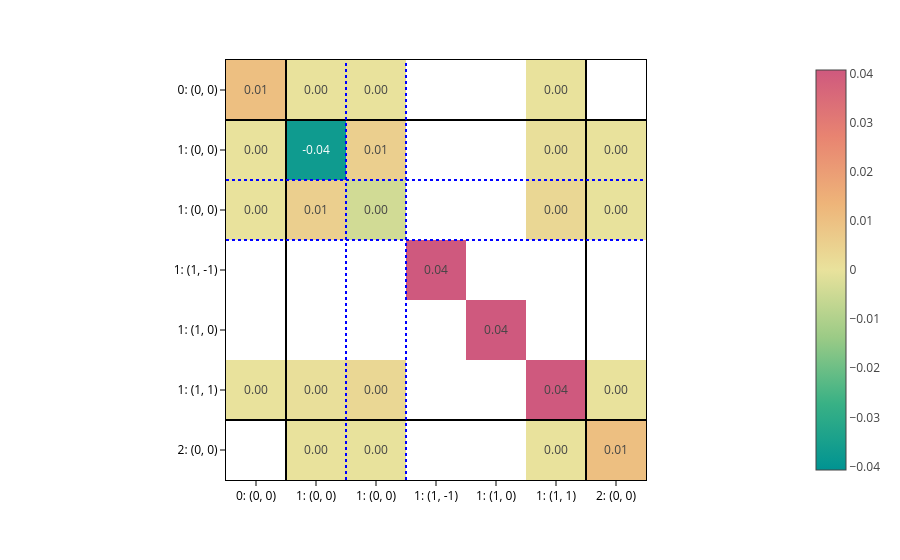
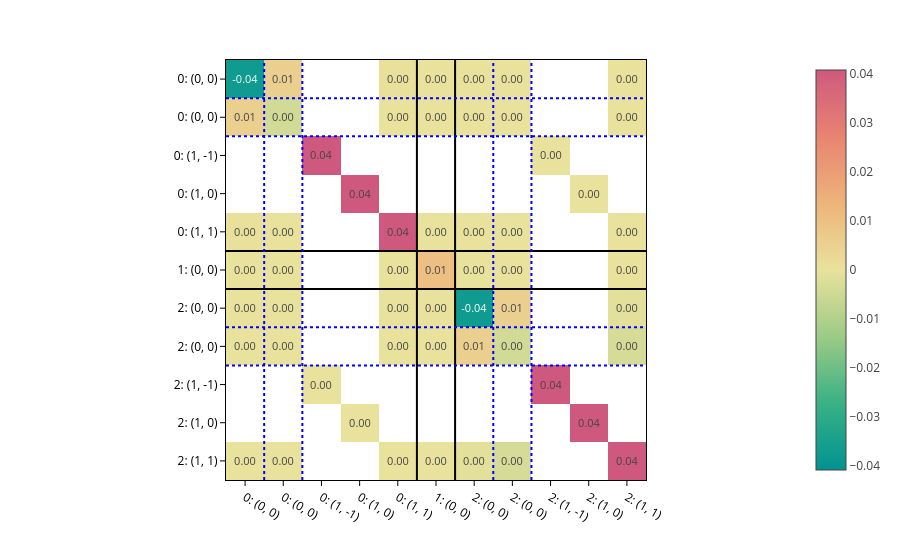

Source (notebook cell) for these figures, in order:
### Markdown cell above
You can of course plot the predicted matrices:

### Code cell
matrices = processor.matrix_from_data(data, predictions=out)

for config, matrix in zip(configs, matrices):
    plot_basis_matrix(
        matrix,
        config,
        point_lines={"color": "black"},
        basis_lines={"color": "blue"},
        colorscale="temps",
        text=".2f",
        basis_labels=True,
    ).show()

### Figure 1 — Plotly figure (JSON) as saved in the notebook; plotly's stock layout.template omitted (floating-point values rounded to 4 significant figures)
{"data": [{"coloraxis": "coloraxis", "hovertemplate": "x: %{x}<br>y: %{y}<br>color: %{z}<extra></extra>", "name": "0", "texttemplate": "%{z:.2f}", "type": "heatmap", "xaxis": "x", "yaxis": "y", "z": [[0.0104, -9.869e-06, -1.177e-05, null, null, 1.098e-06, null], [-9.869e-06, -0.03711, 0.005495, null, null, 0.0007489, -8.732e-05], [-1.177e-05, 0.005495, -0.004171, null, null, 0.003185, -0.0001065], [null, null, null, 0.0407, null, null, null], [null, null, null, null, 0.0407, null, null], [1.098e-06, 0.0007489, 0.003185, null, null, 0.04064, -2.578e-05], [null, -8.732e-05, -0.0001065, null, null, -2.578e-05, 0.01038]]}], "layout": {"coloraxis": {"cmid": 0, "colorscale": [[0, "rgb(0, 147, 146)"], [0.1667, "rgb(57, 177, 133)"], [0.3333, "rgb(156, 203, 134)"], [0.5, "rgb(233, 226, 156)"], [0.6667, "rgb(238, 180, 121)"], [0.8333, "rgb(232, 132, 113)"], [1, "rgb(207, 89, 126)"]]}, "margin": {"t": 60}, "shapes": [{"line": {"color": "black"}, "type": "line", "x0": 0, "x1": 1, "xref": "x domain", "y0": 0.5, "y1": 0.5, "yref": "y"}, {"line": {"color": "black"}, "type": "line", "x0": 0.5, "x1": 0.5, "xref": "x", "y0": 0, "y1": 1, "yref": "y domain"}, {"line": {"color": "black"}, "type": "line", "x0": 0, "x1": 1, "xref": "x domain", "y0": 5.5, "y1": 5.5, "yref": "y"}, {"line": {"color": "black"}, "type": "line", "x0": 5.5, "x1": 5.5, "xref": "x", "y0": 0, "y1": 1, "yref": "y domain"}, {"line": {"color": "blue", "dash": "dot"}, "type": "line", "x0": 0, "x1": 1, "xref": "x domain", "y0": 1.5, "y1": 1.5, "yref": "y"}, {"line": {"color": "blue", "dash": "dot"}, "type": "line", "x0": 1.5, "x1": 1.5, "xref": "x", "y0": 0, "y1": 1, "yref": "y domain"}, {"line": {"color": "blue", "dash": "dot"}, "type": "line", "x0": 0, "x1": 1, "xref": "x domain", "y0": 2.5, "y1": 2.5, "yref": "y"}, {"line": {"color": "blue", "dash": "dot"}, "type": "line", "x0": 2.5, "x1": 2.5, "xref": "x", "y0": 0, "y1": 1, "yref": "y domain"}], "xaxis": {"anchor": "y", "constrain": "domain", "domain": [0, 1], "scaleanchor": "y", "ticktext": ["0: (0, 0)", "1: (0, 0)", "1: (0, 0)", "1: (1, -1)", "1: (1, 0)", "1: (1, 1)", "2: (0, 0)"], "tickvals": [0, 1, 2, 3, 4, 5, 6]}, "yaxis": {"anchor": "x", "autorange": "reversed", "constrain": "domain", "domain": [0, 1], "ticktext": ["0: (0, 0)", "1: (0, 0)", "1: (0, 0)", "1: (1, -1)", "1: (1, 0)", "1: (1, 1)", "2: (0, 0)"], "tickvals": [0, 1, 2, 3, 4, 5, 6]}}}

### Figure 2 — Plotly figure (JSON) as saved in the notebook; plotly's stock layout.template omitted (floating-point values rounded to 4 significant figures)
{"data": [{"coloraxis": "coloraxis", "hovertemplate": "x: %{x}<br>y: %{y}<br>color: %{z}<extra></extra>", "name": "0", "texttemplate": "%{z:.2f}", "type": "heatmap", "xaxis": "x", "yaxis": "y", "z": [[-0.03721, 0.005512, null, null, 0.0004042, -9.836e-06, -5.527e-09, -1.001e-07, null, null, -7.16e-10], [0.005512, -0.004135, null, null, 0.0001279, -1.173e-05, -1.002e-07, 7.635e-09, null, null, 8.151e-12], [null, null, 0.04079, null, null, null, null, null, 7.47e-08, null, null], [null, null, null, 0.04079, null, null, null, null, null, 7.47e-08, null], [0.0004042, 0.0001279, null, null, 0.04076, -9.635e-07, 2.015e-09, 5.633e-10, null, null, 2.109e-08], [-9.836e-06, -1.173e-05, null, null, -9.635e-07, 0.01026, -8.69e-05, -0.0001065, null, null, 2.478e-05], [-5.527e-09, -1.002e-07, null, null, 2.015e-09, -8.69e-05, -0.03714, 0.005514, null, null, -0.001167], [-1.001e-07, 7.635e-09, null, null, 5.633e-10, -0.0001065, 0.005514, -0.004129, null, null, -0.003349], [null, null, 7.47e-08, null, null, null, null, null, 0.04076, null, null], [null, null, null, 7.47e-08, null, null, null, null, null, 0.04076, null], [-7.16e-10, 8.151e-12, null, null, 2.109e-08, 2.478e-05, -0.001167, -0.003349, null, null, 0.04079]]}], "layout": {"coloraxis": {"cmid": 0, "colorscale": [[0, "rgb(0, 147, 146)"], [0.1667, "rgb(57, 177, 133)"], [0.3333, "rgb(156, 203, 134)"], [0.5, "rgb(233, 226, 156)"], [0.6667, "rgb(238, 180, 121)"], [0.8333, "rgb(232, 132, 113)"], [1, "rgb(207, 89, 126)"]]}, "margin": {"t": 60}, "shapes": [{"line": {"color": "black"}, "type": "line", "x0": 0, "x1": 1, "xref": "x domain", "y0": 4.5, "y1": 4.5, "yref": "y"}, {"line": {"color": "black"}, "type": "line", "x0": 4.5, "x1": 4.5, "xref": "x", "y0": 0, "y1": 1, "yref": "y domain"}, {"line": {"color": "black"}, "type": "line", "x0": 0, "x1": 1, "xref": "x domain", "y0": 5.5, "y1": 5.5, "yref": "y"}, {"line": {"color": "black"}, "type": "line", "x0": 5.5, "x1": 5.5, "xref": "x", "y0": 0, "y1": 1, "yref": "y domain"}, {"line": {"color": "blue", "dash": "dot"}, "type": "line", "x0": 0, "x1": 1, "xref": "x domain", "y0": 0.5, "y1": 0.5, "yref": "y"}, {"line": {"color": "blue", "dash": "dot"}, "type": "line", "x0": 0.5, "x1": 0.5, "xref": "x", "y0": 0, "y1": 1, "yref": "y domain"}, {"line": {"color": "blue", "dash": "dot"}, "type": "line", "x0": 0, "x1": 1, "xref": "x domain", "y0": 1.5, "y1": 1.5, "yref": "y"}, {"line": {"color": "blue", "dash": "dot"}, "type": "line", "x0": 1.5, "x1": 1.5, "xref": "x", "y0": 0, "y1": 1, "yref": "y domain"}, {"line": {"color": "blue", "dash": "dot"}, "type": "line", "x0": 0, "x1": 1, "xref": "x domain", "y0": 6.5, "y1": 6.5, "yref": "y"}, {"line": {"color": "blue", "dash": "dot"}, "type": "line", "x0": 6.5, "x1": 6.5, "xref": "x", "y0": 0, "y1": 1, "yref": "y domain"}, {"line": {"color": "blue", "dash": "dot"}, "type": "line", "x0": 0, "x1": 1, "xref": "x domain", "y0": 7.5, "y1": 7.5, "yref": "y"}, {"line": {"color": "blue", "dash": "dot"}, "type": "line", "x0": 7.5, "x1": 7.5, "xref": "x", "y0": 0, "y1": 1, "yref": "y domain"}], "xaxis": {"anchor": "y", "constrain": "domain", "domain": [0, 1], "scaleanchor": "y", "ticktext": ["0: (0, 0)", "0: (0, 0)", "0: (1, -1)", "0: (1, 0)", "0: (1, 1)", "1: (0, 0)", "2: (0, 0)", "2: (0, 0)", "2: (1, -1)", "2: (1, 0)", "2: (1, 1)"], "tickvals": [0, 1, 2, 3, 4, 5, 6, 7, 8, 9, 10]}, "yaxis": {"anchor": "x", "autorange": "reversed", "constrain": "domain", "domain": [0, 1], "ticktext": ["0: (0, 0)", "0: (0, 0)", "0: (1, -1)", "0: (1, 0)", "0: (1, 1)", "1: (0, 0)", "2: (0, 0)", "2: (0, 0)", "2: (1, -1)", "2: (1, 0)", "2: (1, 1)"], "tickvals": [0, 1, 2, 3, 4, 5, 6, 7, 8, 9, 10]}}}
